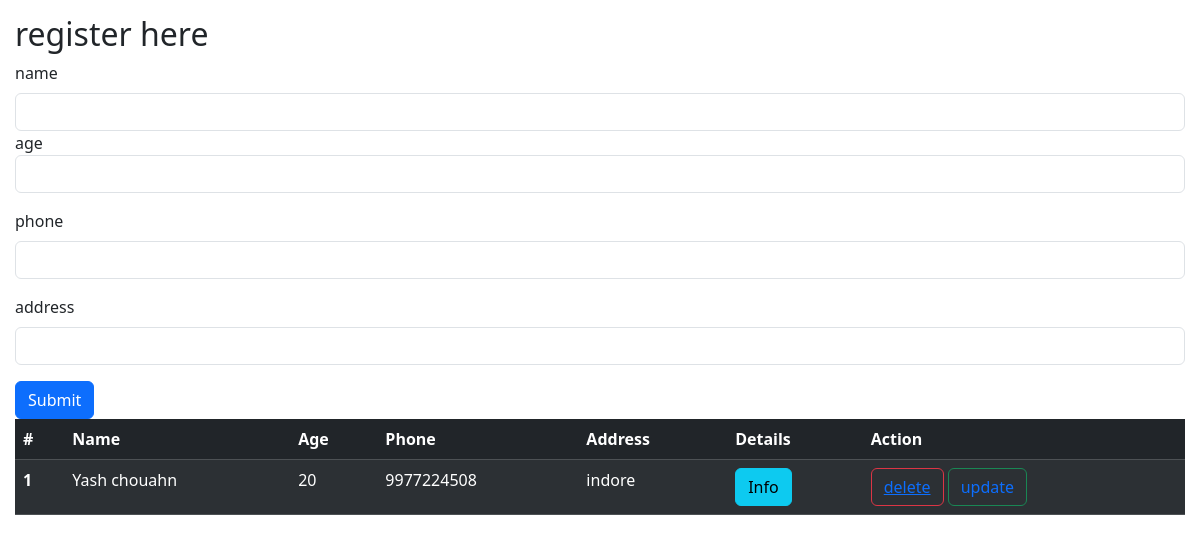
The app's page /, older data.
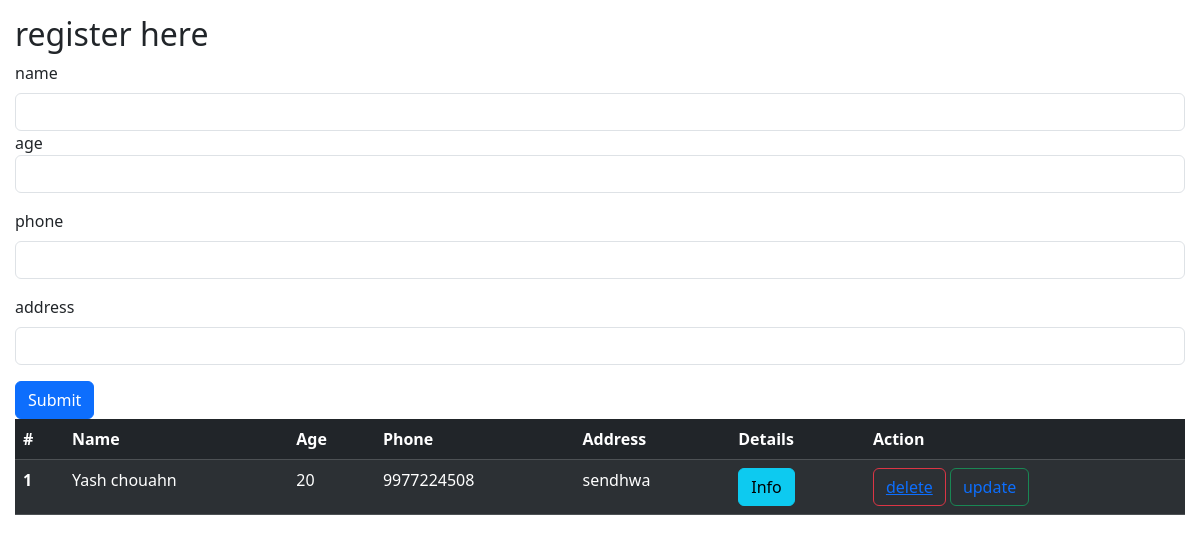
The same page, newer data.
### register/models.py (models this page shows)
class register(models.Model):
    username=models.ForeignKey(User,on_delete=models.SET_NULL,null=True,blank=True)
    name=models.CharField(max_length=100)
    age=models.IntegerField()
    phone=models.IntegerField()
    address=models.TextField()

### register/views.py (the view, shortened to what this page needs)
# urls.py: path('', views.basic,name='register'),
def basic(request):
    queryset=register.objects.all()
    return render(request ,"register.html",context={"register":queryset} )

### templates/register.html (shortened to what this page needs)
<!DOCTYPE html>
<html lang="en">
<head>
    <link href="https://cdn.jsdelivr.net/npm/bootstrap@5.3.3/dist/css/bootstrap.min.css" rel="stylesheet">
</head>
<body>
   <div style="margin: 15px">
  <h2>register here </h2>
    <form method="post" enctype="multipart/form-data">
        <div class="mb-3">
          <label for="exampleInputEmail1" name="name" class="form-label">name</label>
          <input type="text" name="name" required class="form-control" >
        <div class="mb-3">
          <label for="exampleInputPassword1 class="form-label"> age</label>
          <input type="text"name="age" required class="form-control" >
        </div>
        <div class="mb-3">
            <label for="exampleInputPassword1" class="form-label">phone</label>
            <input type="text"name="phone" required class="form-control" >
          </div> <div class="mb-3">
            <label for="exampleInputPassword1" class="form-label">address</label>
            <input type="text"name="address" required class="form-control" >
          </div>
        <button type="submit" class="btn btn-primary">Submit</button>
      </form>
      <table class="table table-dark table-striped">
        <thead>
          <tr>
            <th scope="col">#</th>
            <th scope="col">Name</th>
            <th scope="col">Age</th>
            <th scope="col">Phone</th>
            <th scope="col">Address</th>
            <th scope="col">Details</th>
            <th scope="col">Action</th>
          </tr>
        </thead>
        <tbody>
          {% for register in register %}
          <tr>
            <th scope="row">{{forloop.counter}}</th>
            <td>{{register.name}}</td>
            <td>{{register.age}}</td>
            <td>{{register.phone}}</td>
            <td>{{register.address}}</td>
            <td><button type="button" class="btn btn-info" >Info</button></td>
            <td><button type="button" class="btn btn-outline-danger"><a href="delete_element/{{register.id}}/">delete</a></button>
              <button type="button" class="btn btn-outline-success"><a style="text-decoration:none" href ="update_element/{{register.id}}/" >update</a></button>
            </td>
          </tr>
         {% endfor%}
        </tbody>
      </table>
   </div>
    </body>
</html>

Row changes from the older to the newer data that the page shows:
changed register "Yash chouahn": address "indore" → "sendhwa"
